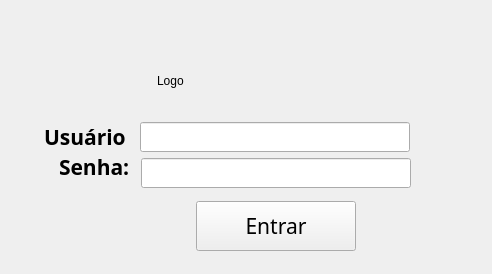
<?xml version="1.0" encoding="UTF-8"?>
<ui version="4.0">
 <class>TelaDeLogin</class>
 <widget class="QWidget" name="TelaDeLogin">
  <property name="geometry">
   <rect>
    <x>0</x>
    <y>0</y>
    <width>492</width>
    <height>274</height>
   </rect>
  </property>
  <property name="windowTitle">
   <string>Form</string>
  </property>
  <widget class="QPushButton" name="pushButtonLogin">
   <property name="geometry">
    <rect>
     <x>196</x>
     <y>201</y>
     <width>160</width>
     <height>50</height>
    </rect>
   </property>
   <property name="font">
    <font>
     <family>Trebuchet MS</family>
     <pointsize>16</pointsize>
    </font>
   </property>
   <property name="text">
    <string>Entrar</string>
   </property>
  </widget>
  <widget class="QLabel" name="labelUsuario">
   <property name="geometry">
    <rect>
     <x>44</x>
     <y>129</y>
     <width>81</width>
     <height>16</height>
    </rect>
   </property>
   <property name="font">
    <font>
     <family>Trebuchet MS</family>
     <pointsize>16</pointsize>
     <weight>75</weight>
     <bold>true</bold>
    </font>
   </property>
   <property name="text">
    <string>Usuário:</string>
   </property>
  </widget>
  <widget class="QLabel" name="labelSenha">
   <property name="geometry">
    <rect>
     <x>59</x>
     <y>159</y>
     <width>71</width>
     <height>16</height>
    </rect>
   </property>
   <property name="font">
    <font>
     <family>Trebuchet MS</family>
     <pointsize>16</pointsize>
     <weight>75</weight>
     <bold>true</bold>
    </font>
   </property>
   <property name="text">
    <string>Senha:</string>
   </property>
  </widget>
  <widget class="QLineEdit" name="lineEdit">
   <property name="geometry">
    <rect>
     <x>140</x>
     <y>122</y>
     <width>270</width>
     <height>30</height>
    </rect>
   </property>
  </widget>
  <widget class="QLineEdit" name="lineEdit_2">
   <property name="geometry">
    <rect>
     <x>141</x>
     <y>158</y>
     <width>270</width>
     <height>30</height>
    </rect>
   </property>
  </widget>
  <widget class="QLabel" name="labelLogo">
   <property name="geometry">
    <rect>
     <x>157</x>
     <y>45</y>
     <width>231</width>
     <height>71</height>
    </rect>
   </property>
   <property name="frameShape">
    <enum>QFrame::NoFrame</enum>
   </property>
   <property name="text">
    <string>Logo</string>
   </property>
  </widget>
 </widget>
 <resources/>
 <connections/>
</ui>
